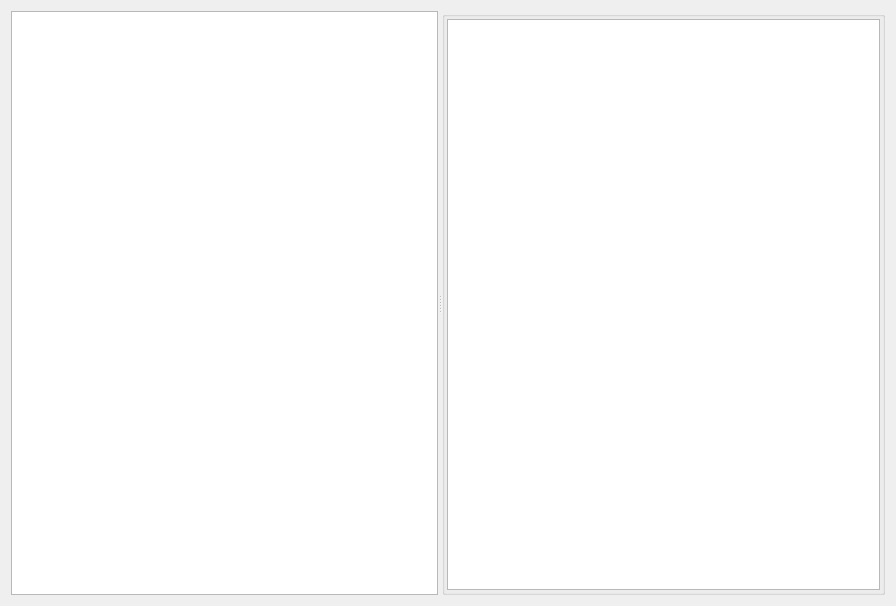
<?xml version="1.0" encoding="UTF-8"?>
<ui version="4.0">
 <class>ProjectManager</class>
 <widget class="QWidget" name="ProjectManager">
  <property name="geometry">
   <rect>
    <x>0</x>
    <y>0</y>
    <width>896</width>
    <height>606</height>
   </rect>
  </property>
  <property name="windowTitle">
   <string>Form</string>
  </property>
  <layout class="QGridLayout" name="gridLayout">
   <item row="0" column="0">
    <widget class="QSplitter" name="splitter">
     <property name="orientation">
      <enum>Qt::Horizontal</enum>
     </property>
     <widget class="QTreeView" name="treeView">
      <property name="contextMenuPolicy">
       <enum>Qt::CustomContextMenu</enum>
      </property>
     </widget>
     <widget class="QGroupBox" name="groupBox">
      <property name="title">
       <string/>
      </property>
      <layout class="QGridLayout" name="gridLayout_2">
       <property name="leftMargin">
        <number>2</number>
       </property>
       <property name="topMargin">
        <number>2</number>
       </property>
       <property name="rightMargin">
        <number>2</number>
       </property>
       <property name="bottomMargin">
        <number>2</number>
       </property>
       <property name="spacing">
        <number>2</number>
       </property>
       <item row="0" column="0">
        <widget class="MyTableView" name="tableView">
         <property name="contextMenuPolicy">
          <enum>Qt::CustomContextMenu</enum>
         </property>
        </widget>
       </item>
      </layout>
     </widget>
    </widget>
   </item>
  </layout>
 </widget>
 <customwidgets>
  <customwidget>
   <class>MyTableView</class>
   <extends>QTableView</extends>
   <header location="global">include/mytableview.h</header>
  </customwidget>
 </customwidgets>
 <resources/>
 <connections/>
</ui>
